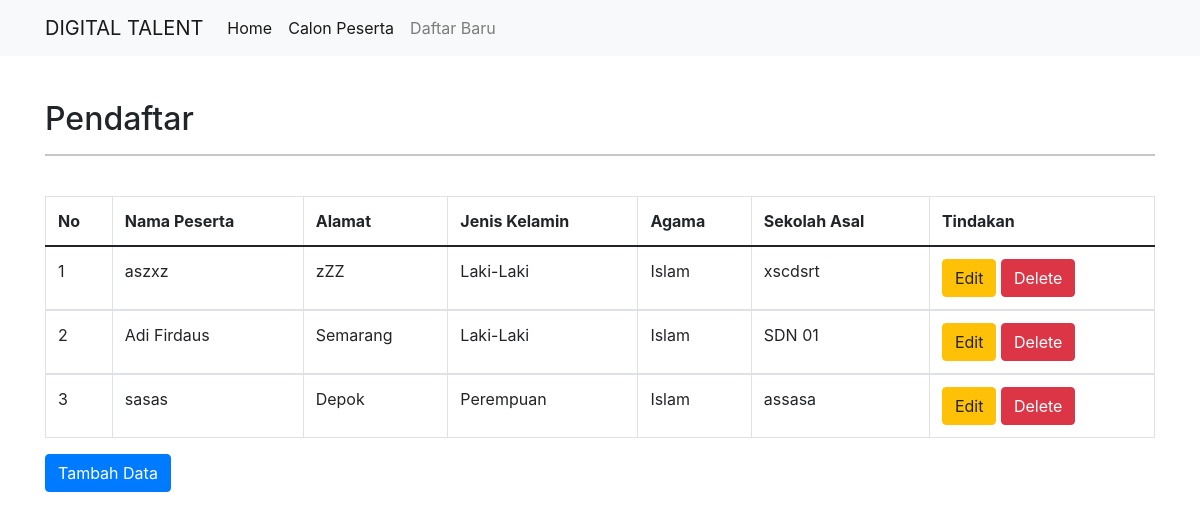
The app's page /home.php with its own data.
### tables this page shows
CREATE TABLE `anggota` (
  `id_anggota` int(11) NOT NULL,
  `nama_peserta` varchar(50) DEFAULT NULL,
  `alamat` varchar(150) DEFAULT NULL,
  `jenis_kelamin` varchar(20) DEFAULT NULL,
  `agama` varchar(15) DEFAULT NULL,
  `sekolah_asal` char(50) DEFAULT NULL
);

### home.php (the view, shortened to what this page needs)
<!DOCTYPE html>
<html>
<head>
    <link href="https://cdn.jsdelivr.net/npm/bootstrap@5.1.0/dist/css/bootstrap.min.css" rel="stylesheet" />
    <link rel="stylesheet" href="style.css" />
    <link rel="stylesheet" href="https://stackpath.bootstrapcdn.com/bootstrap/4.1.3/css/bootstrap.min.css">
</head>
<body>
    <nav class="navbar navbar-expand-lg navbar-light bg-light">
        <div class="container">
            <a class="navbar-brand" href="#">DIGITAL TALENT</a>
            <div class="collapse navbar-collapse" id="navbarSupportedContent">
                <ul class="navbar-nav mr-auto">
                    <li class="nav-item active">
                        <a class="nav-link" href="index.php">Home</a>
                    </li>
                    <li class="nav-item active">
                        <a class="nav-link" href="home.php">Calon Peserta</a>
                    </li>
                    <li class="nav-item">
                        <a class="nav-link" href="create.php">Daftar Baru</a>
                    </li>
                </ul>
            </div>
        </div>
    </nav>
<div class="container" style="margin-top:20px">
    <br>
    <h2>Pendaftar</h2>
    <hr>
    <table class="table table-bordered table-hover">
        <br>
        <thead>
        <tr>
            <th>No</th>
            <th>Nama Peserta</th>
            <th>Alamat</th>
            <th>Jenis Kelamin</th>
            <th>Agama</th>
            <th>Sekolah Asal</th>
            <th colspan='2'>Tindakan</th>
        </tr>
        </thead>
        <?php
        include "config.php";
        $sql="select * from anggota order by id_anggota desc";
        $hasil=mysqli_query($kon,$sql);
        $no=0;
        while ($data = mysqli_fetch_array($hasil)) {
            $no++;
            ?>
            <tbody>
            <tr>
                <td><?php echo $no;?></td>
                <td><?php echo $data["nama_peserta"]; ?></td>
                <td><?php echo $data["alamat"];   ?></td>
                <td><?php echo $data["jenis_kelamin"];   ?></td>
                <td><?php echo $data["agama"];   ?></td>
                <td><?php echo $data["sekolah_asal"];   ?></td>
                <td>
                    <a href="update.php?id_anggota=<?php echo htmlspecialchars($data['id_anggota']); ?>" class="btn btn-warning" role="button">Edit</a>
                    <a href="<?php echo htmlspecialchars($_SERVER["PHP_SELF"]);?>?id_anggota=<?php echo $data['id_anggota']; ?>" class="btn btn-danger" role="button">Delete</a>
                </td>
            </tr>
            </tbody>
            <?php
        }
        ?>
    </table>
    <a href="create.php" class="btn btn-primary" role="button">Tambah Data</a>
</div>
</body>
</html>

### records on screen
anggota: nama_peserta "aszxz", alamat "zZZ", jenis_kelamin "Laki-Laki", agama "Islam", sekolah_asal "xscdsrt"
anggota: nama_peserta "Adi Firdaus", alamat "Semarang", jenis_kelamin "Laki-Laki", agama "Islam", sekolah_asal "SDN 01"
anggota: nama_peserta "sasas", alamat "Depok", jenis_kelamin "Perempuan", agama "Islam", sekolah_asal "assasa"
